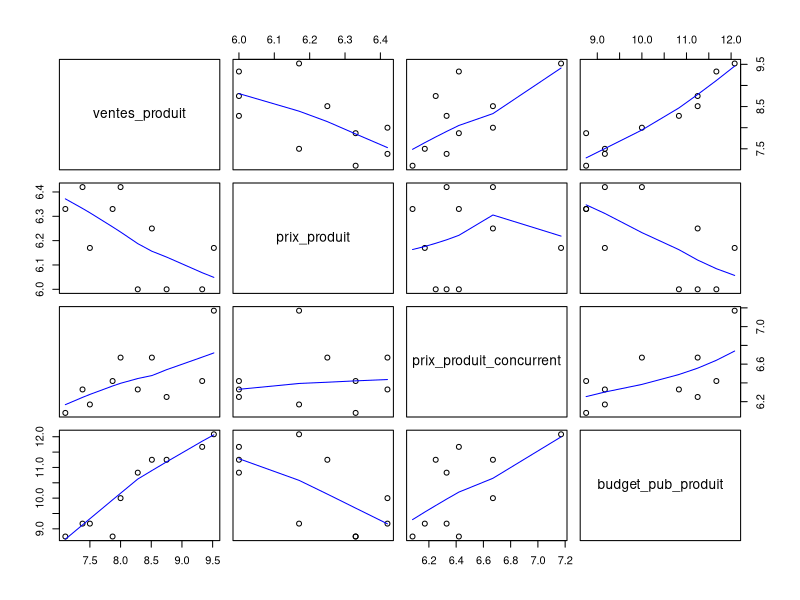
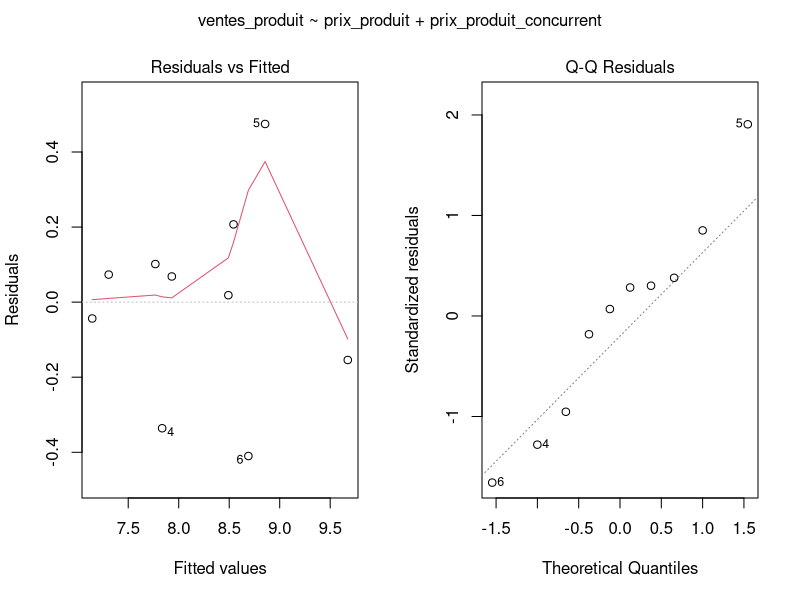
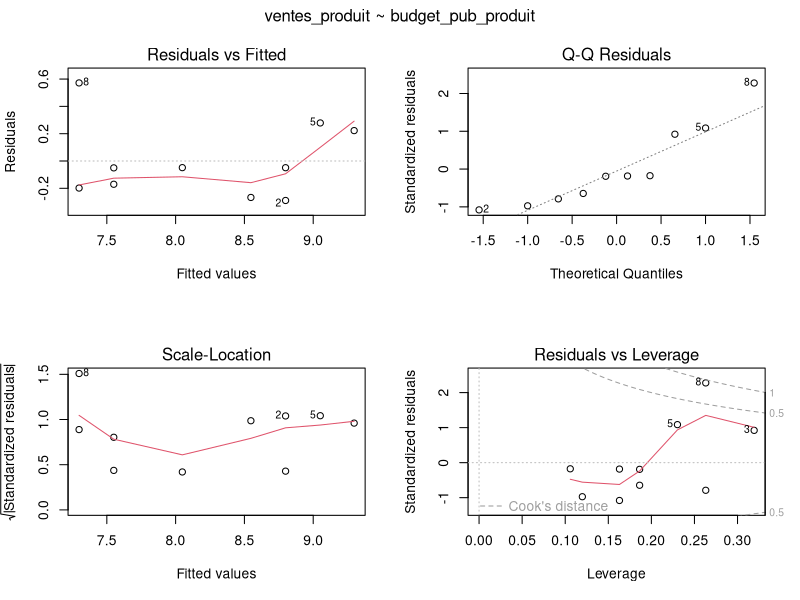
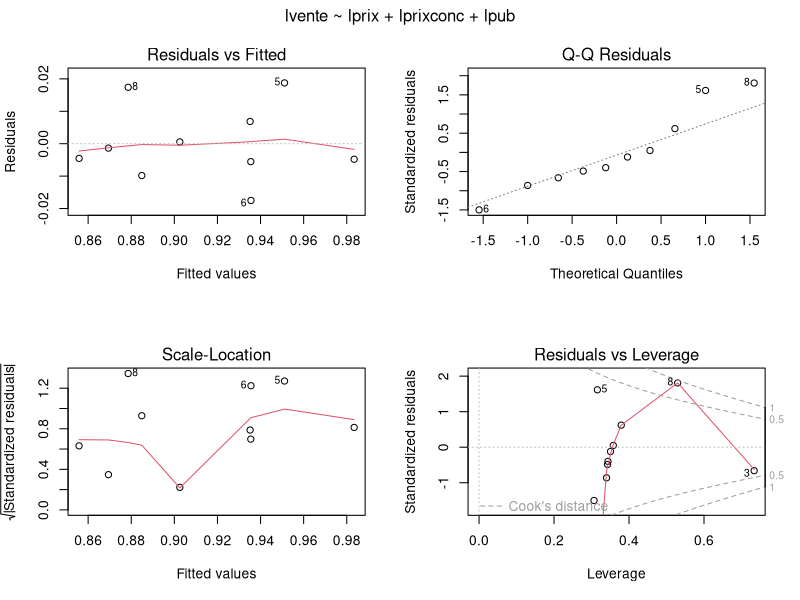
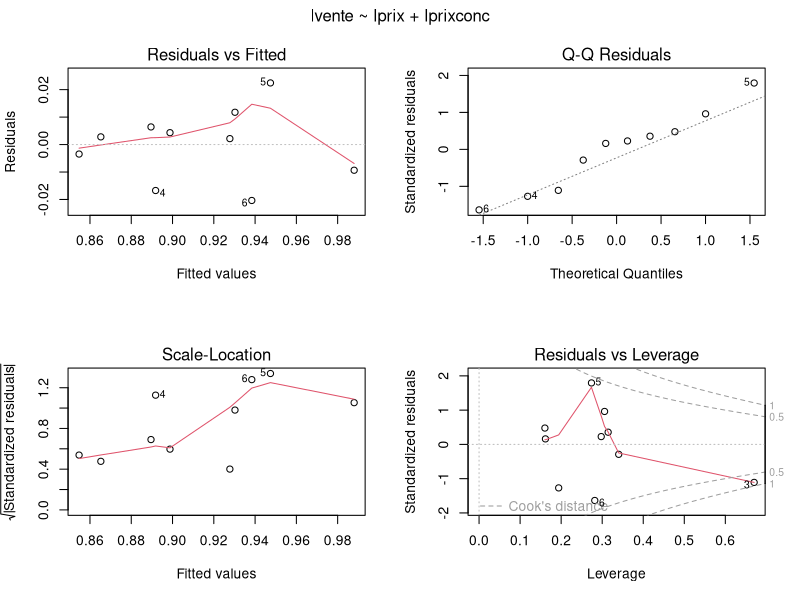

The R source for these figures, in order:
#' ---
#' title: 'Ajustement + corrélation Sonia 5.1'
#' author: Bruno Fischer Colonimos
#' date: "`r format(Sys.Date(), '%d %B %Y')`"
#' output:
#'         pdf_document:
#'             number_sections: yes
#' urlcolor: blue
#' fontsize: 11pt
#' geometry: top= 0.8in, left= 0.8in, right= 0.8in, bottom = 0.8in, footskip = 0.3in
#'---

# libraries

#+ libs, include = FALSE

## load libraries
library(knitr)
library(dplyr)
library(ggplot2)


#'
#' Data
#' =====
#'


dt <- read.table(
        text =
"ventes_produit prix_produit prix_produit_concurrent budget_pub_produit
7.38 6.42 6.33 9.17
8.51 6.25 6.67 11.25
9.52 6.17 7.17 12.08
7.50 6.17 6.17 9.17
9.33 6.00 6.42 11.67
8.28 6.00 6.33 10.83
8.75 6.00 6.25 11.25
7.87 6.33 6.42 8.75
7.10 6.33 6.08 8.75
8.00 6.42 6.67 10.00"
, sep = " ", header = TRUE)



#'
#' Graphe
#'
#+ pairs, fig.width = 8, fig.height = 4, echo = FALSE

ps <- function(x, y) {panel.smooth(x, y, col.smooth = "blue", span = 1)}
pairs(dt,panel = ps)




#'
#' Matrice de corrélations
#' =======================
#'

#+ correlmat, echo = FALSE
MC <- cor(dt)
diag(MC) <- NA
kable(MC, digits = 2)

#' **conclusion**:  La variable la plus corrélée aux ventes est budget.pub.produit. Toutefois:
#'
#' * prix.produit est négativement corrélée aux ventes  et prix.produit.concurrent est positivement corrélée aux ventes
#' * Lest deux variables sont fortement corrélées au budget pub...



#'
#' Pentes des régressions simples
#' ============================
#'
#+ regsimples, echo = FALSE
coefsimple <- function(vname) {
        fmla <- as.formula(paste0("ventes_produit", "~", vname) )
        cf <- lm(fmla, data=dt)$coefficients
        cf[2]
}


dcsimple <- as.data.frame(lapply(FUN=coefsimple, X = colnames(dt)[-1] ))
colnames(dcsimple) <- colnames(dt)[-1]
rownames(dcsimple) <- c("coefficient")

kable(dcsimple, digits = 2)

#' interprétation des pentes==> ...
#'



#'
#' régressions multiple
#' ====================
#'
#' modele 1 : avec toutes les variables
#' ------------------------------------

mod1 <- lm(ventes_produit ~ prix_produit + prix_produit_concurrent + budget_pub_produit, data = dt)
summary(mod1)

#' **==> Aucun des coefficients n'est significativement =/= 0**
#'

#' Backwards elimination :
#' -----------------------

#' ### directement: modèle 2=sans  budget.pub.produit
#'
mod2 <- lm(ventes_produit ~ prix_produit + prix_produit_concurrent, data = dt)
summary(mod2)


# definition
plotmod <- function(lmodel, which) {
        # set size
        if (missing(which)) {
                dimgr <-  c(2,2)
        }else if (length(which) > 3){
                dimgr <-  c(2,2)
        }else if (length(which) < 2){
                dimgr <-  c(1,1)
        } else {
                dimgr <-  c(1,2)
                }
        # make the title
        first <- as.character(formula(lmodel))[2]
        last <- as.character(formula(lmodel))[3]
        title <- paste(first, "~", last)
        # plot
        op <- par("mfrow")
        par(mfrow = dimgr)
        if (missing(which)) {
                plot(lmodel)
        }else {
                plot(lmodel, which)
                }
        mtext( title , side = 3, line = -1.5, outer = TRUE)
        par(mfrow = op)
}

#' Le modèles est ok:
#'
#' **Diagnostics plots**

#+Dplots, echo = FALSE, fig.height = 3
plotmod(mod2, which=c(1,2))


#+coefeq, echo = FALSE,
cf  <- round(coefficients(mod2),2)
# equation
eq <- paste0("$" , "Ventes = ", cf[1] , " + " , cf[2] ," \\cdot ", "prix_produit", " + " ,
             cf[3] , " \\cdot ", "prix_produit_concurrent", "$")


#' **Conclusion1**: on trouve l'équation suivante: `r eq`
#'
#' $$Ventes = `r cf[1]` + `r cf[2]` \cdot prix.produit + `r cf[3]` \cdot prix.produit.concurrent $$
#'

#+ calcmoy, echo = FALSE
moys <- sapply(X = dt, mean)
moys <- round(moys, 2)

#' ==> interprétation avec changement d'origine vers les valeurs moyennes des prédicteurs
#+ calcmoy2, echo = FALSE
ncf <- c(cf[1] + cf[2] * moys[2] + cf[3] * moys[3],
         cf[2], cf[3])

#' $$Ventes = `r ncf[1]` + `r cf[2]` \cdot (prix_produit - `r moys[2]`) + `r cf[3]` \cdot (prix_produit_concurrent - `r moys[3]`)$$





#'
#' Autre élimination: Si on commence par supprimer prix_produit.concurrent
#' --------------------------------------------------------------------
#'
mod3 <- lm(ventes_produit ~ prix_produit + budget_pub_produit, data = dt)
summary(mod3)

#' Plus-prix non significatif ==> elimination du prix:

mod3X <- lm(ventes_produit ~ budget_pub_produit, data = dt)
summary(mod3X)
plotmod(mod3X)

cf  <- round(coefficients(mod3X),2)

eq <- paste0("Ventes = ", cf[1] , " + " , cf[2] , "budget_pub_produit")

#' **Conclusion2**: on trouve l'équation suivante:  **`r eq`**
#'
#' ==> interprétation




#'
#'
#' Une autre approche (TD ajustement non linéaire)
#' ===============================================

#' **transformation**: variable --> log(variable)

dt2 <- mutate(dt, lvente = log10(ventes_produit),
              lprix = log10(prix_produit),
              lprixconc = log10(prix_produit_concurrent),
              lpub = log10(budget_pub_produit)) %>%
        select(lvente, lprix, lprixconc, lpub)

#' avec tous les prédicteurs
modB0 <- lm(lvente ~ lprix + lprixconc + lpub, data = dt2)
summary(modB0)
plotmod(modB0)




# apres elimination de lpub
#+ modB1
modB1 <- lm(lvente ~ lprix + lprixconc , data = dt2)
summary(modB1)
plotmod(modB1)

#+ modB1coeffs, echo = FALSE
cf <- coefficients(modB1)
ecf <- exp(cf)
eq <- paste0("Ventes = ", format(ecf[1], digits = 2), " x " , "prix_produit^", round(cf[2],2),  " x " ,
             "prix_produit_concurrent^", round(cf[3],2) )

#'
#' **Conclusion3**: on trouve l'équation suivante:  **`r eq`**
#'
#' $$Ventes = `r format(ecf[1], digits = 2)` \cdot prix_produit^{`r round(cf[2],2)`} \cdot prix_produit_concurrent^{`r round(cf[3],2)`}$$
#'

#' moyennes
moy <- round(apply(dt, 2, mean),2)
moy

#' ==> interprétation avec changement d'origine: transformer l'équation avec Prix/prix moyen... etc




